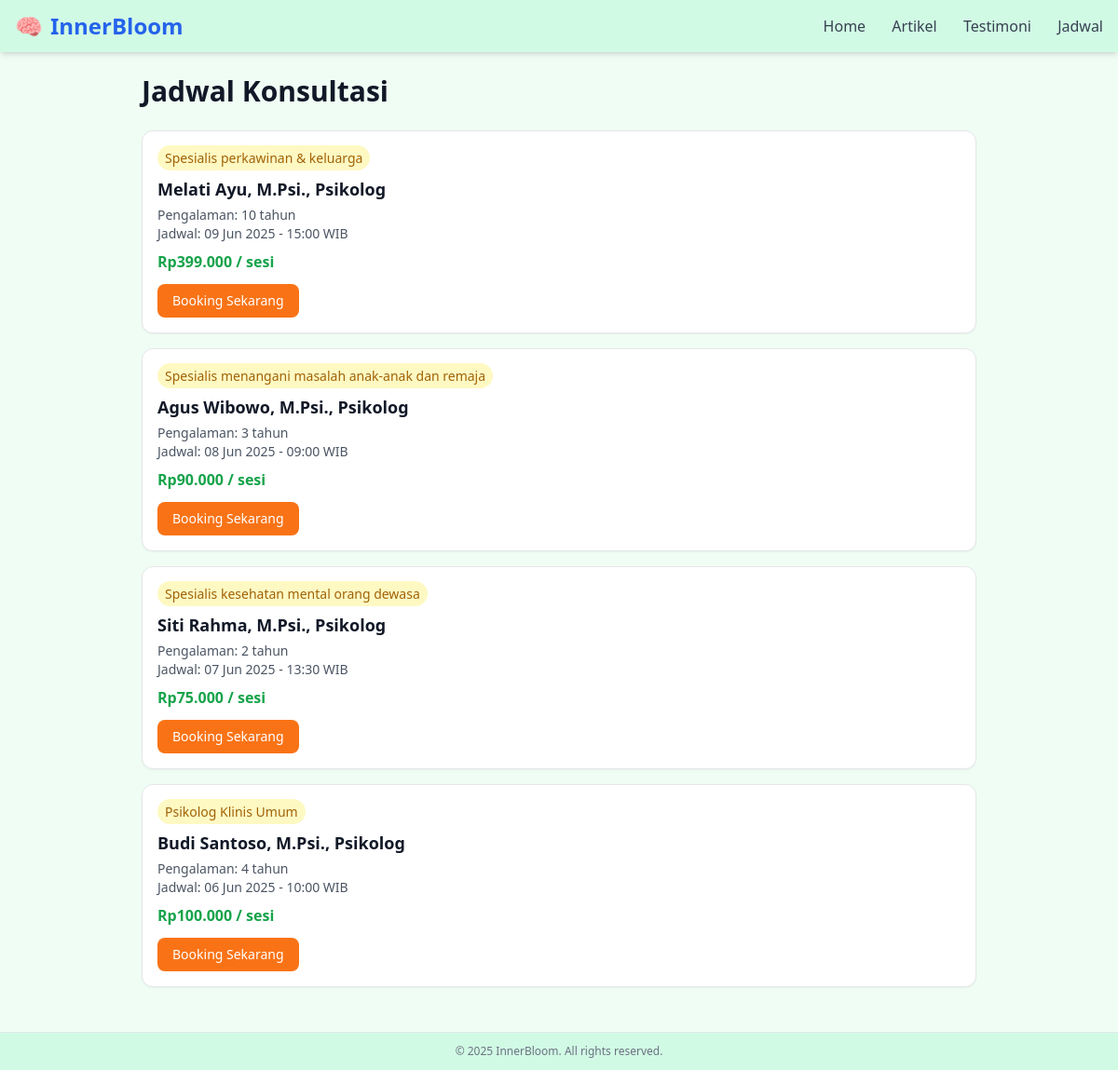
Page /project_akhir/jadwal.php on the committed database.
### tables this page shows
CREATE TABLE `jadwal` (
  `id` int(11) NOT NULL,
  `nama` varchar(100) NOT NULL,
  `tanggal` date NOT NULL,
  `jam` time NOT NULL,
  `gelar` varchar(100) DEFAULT NULL,
  `label` varchar(100) DEFAULT NULL,
  `pengalaman` int(11) DEFAULT NULL,
  `harga` int(11) DEFAULT NULL
);

### project_akhir/jadwal.php (the view, shortened to what this page needs)
<?php
$conn = new mysqli("localhost", "root", "", "kesehatan_mental");
$sql = "SELECT * FROM jadwal ORDER BY tanggal DESC, jam DESC";
$result = $conn->query($sql);
?>
<!DOCTYPE html>
<html lang="id">
<head>
  <script src="https://cdn.tailwindcss.com"></script>
</head>
<body class="bg-green-50 text-gray-900">
  <nav class="bg-emerald-100 shadow-md">
    <div class="max-w-screen-xl mx-auto px-4 py-3 flex justify-between items-center">
      <div class="flex items-center space-x-2">
        <span class="text-2xl">🧠</span>
        <span class="text-2xl font-bold text-blue-600">InnerBloom</span>
      </div>
      <div class="space-x-6 text-gray-700 text-base font-medium">
        <a href="index.php" class="hover:text-blue-600 transition">Home</a>
        <a href="artikel.php" class="hover:text-blue-600 transition">Artikel</a>
        <a href="testimoni.php" class="hover:text-blue-600 transition">Testimoni</a>
        <a href="jadwal.php" class="hover:text-blue-600 transition">Jadwal</a>
      </div>
    </div>
  </nav>
  <h1 class="text-3xl font-bold mt-6 mb-6 max-w-4xl mx-auto">Jadwal Konsultasi</h1>
  <div class="max-w-4xl mx-auto space-y-4 mb-12">
    <?php while($row = $result->fetch_assoc()): ?>
      <div class="bg-white border rounded-xl p-4 shadow-sm hover:shadow-md transition">
        <span class="text-sm text-yellow-700 bg-yellow-100 px-2 py-1 rounded-full font-medium">
          <?= htmlspecialchars($row['label']) ?>
        </span>
        <h2 class="text-lg font-semibold mt-2">
          <?= htmlspecialchars($row['nama']) ?><?= isset($row['gelar']) ? ', ' . htmlspecialchars($row['gelar']) : '' ?>
        </h2>
        <p class="text-sm text-gray-600 mt-1">
          Pengalaman: <?= htmlspecialchars($row['pengalaman']) ?> tahun<br>
          Jadwal: <?= date('d M Y', strtotime($row['tanggal'])) ?> - <?= date('H:i', strtotime($row['jam'])) ?> WIB
        </p>
        <p class="text-base font-semibold text-green-600 mt-2">
          Rp<?= number_format($row['harga'], 0, ',', '.') ?> / sesi
        </p>
        <a href="booking.php?psikolog=<?= urlencode($row['nama']) ?>" class="mt-3 inline-block bg-orange-500 hover:bg-orange-600 text-white text-sm px-4 py-2 rounded-lg font-medium">
          Booking Sekarang
        </a>
      </div>
    <?php endwhile; ?>
  </div>
  <footer class="bg-white border-t mt-auto">
  <div class="bg-emerald-100 text-center text-xs text-gray-500 py-3">
    &copy; <?= date('Y') ?> InnerBloom. All rights reserved.
  </div>
</footer>
</body>
</html>

### rows in the picture
jadwal: label "Spesialis perkawinan & keluarga", nama "Melati Ayu", gelar "M.Psi., Psikolog", pengalaman "10", tanggal "09 Jun 2025", jam "15:00", harga "399.000"
jadwal: label "Spesialis menangani masalah anak-anak dan remaja", nama "Agus Wibowo", gelar "M.Psi., Psikolog", pengalaman "3", tanggal "08 Jun 2025", jam "09:00", harga "90.000"
jadwal: label "Spesialis kesehatan mental orang dewasa", nama "Siti Rahma", gelar "M.Psi., Psikolog", pengalaman "2", tanggal "07 Jun 2025", jam "13:30", harga "75.000"
jadwal: label "Psikolog Klinis Umum", nama "Budi Santoso", gelar "M.Psi., Psikolog", pengalaman "4", tanggal "06 Jun 2025", jam "10:00", harga "100.000"
